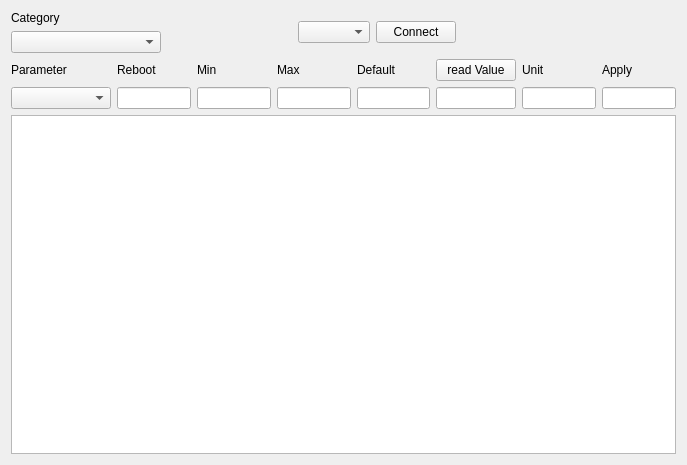
<?xml version="1.0" encoding="UTF-8"?>
<ui version="4.0">
 <class>Form</class>
 <widget class="QWidget" name="Form">
  <property name="geometry">
   <rect>
    <x>0</x>
    <y>0</y>
    <width>687</width>
    <height>465</height>
   </rect>
  </property>
  <property name="windowTitle">
   <string>Parameter Description</string>
  </property>
  <layout class="QVBoxLayout" name="verticalLayout">
   <item>
    <layout class="QHBoxLayout" name="horizontalLayout" stretch="0,0,0,0,0">
     <item>
      <layout class="QFormLayout" name="formLayout">
       <item row="0" column="0">
        <widget class="QLabel" name="label">
         <property name="text">
          <string>Category</string>
         </property>
        </widget>
       </item>
       <item row="1" column="0">
        <widget class="QComboBox" name="category_cb">
         <property name="sizePolicy">
          <sizepolicy hsizetype="Preferred" vsizetype="Fixed">
           <horstretch>0</horstretch>
           <verstretch>0</verstretch>
          </sizepolicy>
         </property>
         <property name="minimumSize">
          <size>
           <width>150</width>
           <height>22</height>
          </size>
         </property>
        </widget>
       </item>
      </layout>
     </item>
     <item>
      <spacer name="horizontalSpacer_2">
       <property name="orientation">
        <enum>Qt::Horizontal</enum>
       </property>
       <property name="sizeHint" stdset="0">
        <size>
         <width>40</width>
         <height>20</height>
        </size>
       </property>
      </spacer>
     </item>
     <item>
      <widget class="QComboBox" name="comports_cb"/>
     </item>
     <item>
      <widget class="QPushButton" name="connect_btn">
       <property name="text">
        <string>Connect</string>
       </property>
      </widget>
     </item>
     <item>
      <spacer name="horizontalSpacer">
       <property name="orientation">
        <enum>Qt::Horizontal</enum>
       </property>
       <property name="sizeHint" stdset="0">
        <size>
         <width>220</width>
         <height>20</height>
        </size>
       </property>
      </spacer>
     </item>
    </layout>
   </item>
   <item>
    <layout class="QGridLayout" name="gridLayout">
     <item row="1" column="1">
      <widget class="QLineEdit" name="reboot_le">
       <property name="enabled">
        <bool>true</bool>
       </property>
       <property name="readOnly">
        <bool>true</bool>
       </property>
      </widget>
     </item>
     <item row="0" column="0">
      <widget class="QLabel" name="label_2">
       <property name="text">
        <string>Parameter</string>
       </property>
      </widget>
     </item>
     <item row="0" column="6">
      <widget class="QLabel" name="label_7">
       <property name="text">
        <string>Unit</string>
       </property>
      </widget>
     </item>
     <item row="0" column="1">
      <widget class="QLabel" name="label_3">
       <property name="text">
        <string>Reboot</string>
       </property>
      </widget>
     </item>
     <item row="0" column="7">
      <widget class="QLabel" name="label_8">
       <property name="text">
        <string>Apply</string>
       </property>
      </widget>
     </item>
     <item row="0" column="2">
      <widget class="QLabel" name="label_4">
       <property name="text">
        <string>Min</string>
       </property>
      </widget>
     </item>
     <item row="0" column="3">
      <widget class="QLabel" name="label_5">
       <property name="text">
        <string>Max</string>
       </property>
      </widget>
     </item>
     <item row="1" column="6">
      <widget class="QLineEdit" name="unit_le">
       <property name="enabled">
        <bool>true</bool>
       </property>
       <property name="readOnly">
        <bool>true</bool>
       </property>
      </widget>
     </item>
     <item row="1" column="0">
      <widget class="QComboBox" name="parameter_cb">
       <property name="minimumSize">
        <size>
         <width>100</width>
         <height>0</height>
        </size>
       </property>
      </widget>
     </item>
     <item row="1" column="4">
      <widget class="QLineEdit" name="default_le">
       <property name="enabled">
        <bool>true</bool>
       </property>
       <property name="readOnly">
        <bool>true</bool>
       </property>
      </widget>
     </item>
     <item row="1" column="2">
      <widget class="QLineEdit" name="range_low_le">
       <property name="enabled">
        <bool>true</bool>
       </property>
       <property name="readOnly">
        <bool>true</bool>
       </property>
      </widget>
     </item>
     <item row="1" column="3">
      <widget class="QLineEdit" name="range_high_le">
       <property name="enabled">
        <bool>true</bool>
       </property>
       <property name="readOnly">
        <bool>true</bool>
       </property>
      </widget>
     </item>
     <item row="0" column="4">
      <widget class="QLabel" name="label_6">
       <property name="text">
        <string>Default</string>
       </property>
      </widget>
     </item>
     <item row="1" column="7">
      <widget class="QLineEdit" name="apply_le">
       <property name="enabled">
        <bool>true</bool>
       </property>
       <property name="readOnly">
        <bool>true</bool>
       </property>
      </widget>
     </item>
     <item row="1" column="5">
      <widget class="QLineEdit" name="value_le">
       <property name="enabled">
        <bool>true</bool>
       </property>
       <property name="readOnly">
        <bool>true</bool>
       </property>
      </widget>
     </item>
     <item row="0" column="5">
      <widget class="QPushButton" name="read_btn">
       <property name="text">
        <string>read Value</string>
       </property>
      </widget>
     </item>
    </layout>
   </item>
   <item>
    <widget class="QTextEdit" name="description_te">
     <property name="enabled">
      <bool>true</bool>
     </property>
     <property name="sizePolicy">
      <sizepolicy hsizetype="Expanding" vsizetype="Expanding">
       <horstretch>0</horstretch>
       <verstretch>80</verstretch>
      </sizepolicy>
     </property>
     <property name="readOnly">
      <bool>true</bool>
     </property>
    </widget>
   </item>
  </layout>
 </widget>
 <resources>
  <include location="../resources/resources.qrc"/>
 </resources>
 <connections/>
</ui>
